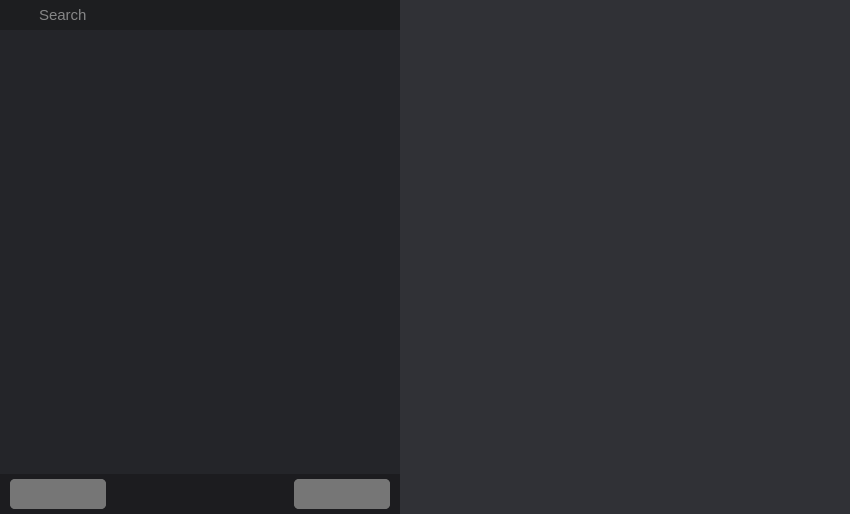
<?xml version="1.0" encoding="UTF-8"?>
<ui version="4.0">
 <class>Mods</class>
 <widget class="QWidget" name="Mods">
  <property name="geometry">
   <rect>
    <x>0</x>
    <y>0</y>
    <width>850</width>
    <height>514</height>
   </rect>
  </property>
  <property name="minimumSize">
   <size>
    <width>0</width>
    <height>0</height>
   </size>
  </property>
  <property name="windowTitle">
   <string>Form</string>
  </property>
  <property name="styleSheet">
   <string notr="true">border: none;</string>
  </property>
  <layout class="QHBoxLayout" name="horizontalLayout">
   <property name="spacing">
    <number>0</number>
   </property>
   <property name="leftMargin">
    <number>0</number>
   </property>
   <property name="topMargin">
    <number>0</number>
   </property>
   <property name="rightMargin">
    <number>0</number>
   </property>
   <property name="bottomMargin">
    <number>0</number>
   </property>
   <item>
    <widget class="QSplitter" name="splitter">
     <property name="orientation">
      <enum>Qt::Horizontal</enum>
     </property>
     <property name="opaqueResize">
      <bool>true</bool>
     </property>
     <property name="handleWidth">
      <number>0</number>
     </property>
     <property name="childrenCollapsible">
      <bool>false</bool>
     </property>
     <widget class="QFrame" name="modsList">
      <property name="minimumSize">
       <size>
        <width>200</width>
        <height>0</height>
       </size>
      </property>
      <property name="maximumSize">
       <size>
        <width>400</width>
        <height>16777215</height>
       </size>
      </property>
      <property name="styleSheet">
       <string notr="true">background-color: #242529;</string>
      </property>
      <property name="frameShape">
       <enum>QFrame::StyledPanel</enum>
      </property>
      <property name="frameShadow">
       <enum>QFrame::Raised</enum>
      </property>
      <layout class="QVBoxLayout" name="verticalLayout">
       <property name="spacing">
        <number>0</number>
       </property>
       <property name="leftMargin">
        <number>0</number>
       </property>
       <property name="topMargin">
        <number>0</number>
       </property>
       <property name="rightMargin">
        <number>0</number>
       </property>
       <property name="bottomMargin">
        <number>0</number>
       </property>
       <item alignment="Qt::AlignTop">
        <widget class="QFrame" name="searchFrame">
         <property name="minimumSize">
          <size>
           <width>0</width>
           <height>30</height>
          </size>
         </property>
         <property name="maximumSize">
          <size>
           <width>16777215</width>
           <height>30</height>
          </size>
         </property>
         <property name="cursor">
          <cursorShape>IBeamCursor</cursorShape>
         </property>
         <property name="styleSheet">
          <string notr="true">background-color: #1D1E20;</string>
         </property>
         <property name="frameShape">
          <enum>QFrame::StyledPanel</enum>
         </property>
         <property name="frameShadow">
          <enum>QFrame::Raised</enum>
         </property>
         <layout class="QHBoxLayout" name="horizontalLayout_2">
          <property name="spacing">
           <number>0</number>
          </property>
          <property name="leftMargin">
           <number>5</number>
          </property>
          <property name="topMargin">
           <number>0</number>
          </property>
          <property name="rightMargin">
           <number>5</number>
          </property>
          <property name="bottomMargin">
           <number>0</number>
          </property>
          <item>
           <widget class="QPushButton" name="searchButton">
            <property name="minimumSize">
             <size>
              <width>25</width>
              <height>0</height>
             </size>
            </property>
            <property name="text">
             <string/>
            </property>
            <property name="icon">
             <iconset resource="icons.qrc">
              <normaloff>:/icons/resources/icons/Search.png</normaloff>:/icons/resources/icons/Search.png</iconset>
            </property>
            <property name="iconSize">
             <size>
              <width>14</width>
              <height>14</height>
             </size>
            </property>
           </widget>
          </item>
          <item>
           <widget class="QLineEdit" name="searchArea">
            <property name="minimumSize">
             <size>
              <width>0</width>
              <height>0</height>
             </size>
            </property>
            <property name="maximumSize">
             <size>
              <width>16777215</width>
              <height>16777215</height>
             </size>
            </property>
            <property name="font">
             <font>
              <pointsize>11</pointsize>
             </font>
            </property>
            <property name="styleSheet">
             <string notr="true">color: #eeeeee;</string>
            </property>
            <property name="inputMask">
             <string/>
            </property>
            <property name="text">
             <string/>
            </property>
            <property name="placeholderText">
             <string>Search</string>
            </property>
           </widget>
          </item>
         </layout>
        </widget>
       </item>
       <item>
        <widget class="QFrame" name="scrollModsListFrame">
         <property name="frameShape">
          <enum>QFrame::StyledPanel</enum>
         </property>
         <property name="frameShadow">
          <enum>QFrame::Raised</enum>
         </property>
         <layout class="QVBoxLayout" name="verticalLayout_2">
          <property name="spacing">
           <number>0</number>
          </property>
          <property name="leftMargin">
           <number>0</number>
          </property>
          <property name="topMargin">
           <number>0</number>
          </property>
          <property name="rightMargin">
           <number>0</number>
          </property>
          <property name="bottomMargin">
           <number>0</number>
          </property>
          <item>
           <widget class="QScrollArea" name="scrollModsList">
            <property name="styleSheet">
             <string notr="true">QScrollBar:vertical {         
    border: none;
    background: #2B2C32;
    width: 7px;
    margin: 0 0 0 0;
    border-radius: 0px;
}
QScrollBar::handle:vertical {
    background-color: #616161;
    min-height: 30px;
    border-radius: 7px;
}
QScrollBar::handle:vertical:hover{
    background-color: #A1A1A1;
}
QScrollBar::handle:vertical:pressed {
    background-color: #717171;
}
QScrollBar::sub-line:vertical {
	border: none;
}
QScrollBar::add-line:vertical {
	border: none;
}
QScrollBar::up-arrow:vertical, QScrollBar::down-arrow:vertical {
	background: none;
}
QScrollBar::add-page:vertical, QScrollBar::sub-page:vertical {
	background: none;
}</string>
            </property>
            <property name="horizontalScrollBarPolicy">
             <enum>Qt::ScrollBarAlwaysOff</enum>
            </property>
            <property name="widgetResizable">
             <bool>true</bool>
            </property>
            <widget class="QWidget" name="scrollAreaWidgetContents_2">
             <property name="geometry">
              <rect>
               <x>0</x>
               <y>0</y>
               <width>400</width>
               <height>444</height>
              </rect>
             </property>
            </widget>
           </widget>
          </item>
         </layout>
        </widget>
       </item>
       <item>
        <widget class="QFrame" name="createModFrame">
         <property name="maximumSize">
          <size>
           <width>16777215</width>
           <height>0</height>
          </size>
         </property>
         <property name="styleSheet">
          <string notr="true">QPushButton{
color: #eeeeee;
background-color: #43C15F;
}</string>
         </property>
         <property name="frameShape">
          <enum>QFrame::StyledPanel</enum>
         </property>
         <property name="frameShadow">
          <enum>QFrame::Raised</enum>
         </property>
         <layout class="QVBoxLayout" name="verticalLayout_3">
          <property name="spacing">
           <number>0</number>
          </property>
          <property name="leftMargin">
           <number>0</number>
          </property>
          <property name="topMargin">
           <number>0</number>
          </property>
          <property name="rightMargin">
           <number>0</number>
          </property>
          <property name="bottomMargin">
           <number>0</number>
          </property>
          <item>
           <widget class="QPushButton" name="createMod">
            <property name="minimumSize">
             <size>
              <width>0</width>
              <height>30</height>
             </size>
            </property>
            <property name="font">
             <font>
              <family>Roboto Medium</family>
              <pointsize>10</pointsize>
             </font>
            </property>
            <property name="cursor">
             <cursorShape>PointingHandCursor</cursorShape>
            </property>
            <property name="text">
             <string>Create mod</string>
            </property>
           </widget>
          </item>
         </layout>
        </widget>
       </item>
       <item alignment="Qt::AlignBottom">
        <widget class="QFrame" name="modsListActions">
         <property name="minimumSize">
          <size>
           <width>0</width>
           <height>40</height>
          </size>
         </property>
         <property name="maximumSize">
          <size>
           <width>16777215</width>
           <height>40</height>
          </size>
         </property>
         <property name="styleSheet">
          <string notr="true">background-color: #1C1C1F;</string>
         </property>
         <property name="frameShape">
          <enum>QFrame::StyledPanel</enum>
         </property>
         <property name="frameShadow">
          <enum>QFrame::Raised</enum>
         </property>
         <layout class="QHBoxLayout" name="horizontalLayout_3">
          <property name="spacing">
           <number>10</number>
          </property>
          <property name="leftMargin">
           <number>10</number>
          </property>
          <property name="topMargin">
           <number>5</number>
          </property>
          <property name="rightMargin">
           <number>10</number>
          </property>
          <property name="bottomMargin">
           <number>5</number>
          </property>
          <item alignment="Qt::AlignLeft">
           <widget class="QFrame" name="leftButtons">
            <property name="styleSheet">
             <string notr="true">background-color: #767676;
border-radius: 5px;</string>
            </property>
            <property name="frameShape">
             <enum>QFrame::StyledPanel</enum>
            </property>
            <property name="frameShadow">
             <enum>QFrame::Raised</enum>
            </property>
            <layout class="QHBoxLayout" name="horizontalLayout_4">
             <property name="spacing">
              <number>0</number>
             </property>
             <property name="leftMargin">
              <number>0</number>
             </property>
             <property name="topMargin">
              <number>0</number>
             </property>
             <property name="rightMargin">
              <number>0</number>
             </property>
             <property name="bottomMargin">
              <number>0</number>
             </property>
             <item>
              <widget class="QPushButton" name="deleteAllMods">
               <property name="sizePolicy">
                <sizepolicy hsizetype="Minimum" vsizetype="Minimum">
                 <horstretch>0</horstretch>
                 <verstretch>0</verstretch>
                </sizepolicy>
               </property>
               <property name="minimumSize">
                <size>
                 <width>30</width>
                 <height>30</height>
                </size>
               </property>
               <property name="cursor">
                <cursorShape>PointingHandCursor</cursorShape>
               </property>
               <property name="toolTip">
                <string>&lt;html&gt;&lt;head/&gt;&lt;body&gt;&lt;p&gt;&lt;span style=&quot; color:#eeeeee;&quot;&gt;Delete all mods&lt;/span&gt;&lt;/p&gt;&lt;/body&gt;&lt;/html&gt;</string>
               </property>
               <property name="styleSheet">
                <string notr="true"/>
               </property>
               <property name="text">
                <string/>
               </property>
               <property name="icon">
                <iconset resource="icons.qrc">
                 <normaloff>:/icons/resources/icons/UninstallAllMods.png</normaloff>:/icons/resources/icons/UninstallAllMods.png</iconset>
               </property>
              </widget>
             </item>
             <item>
              <widget class="QPushButton" name="reloadModsList">
               <property name="minimumSize">
                <size>
                 <width>30</width>
                 <height>30</height>
                </size>
               </property>
               <property name="cursor">
                <cursorShape>PointingHandCursor</cursorShape>
               </property>
               <property name="toolTip">
                <string>&lt;html&gt;&lt;head/&gt;&lt;body&gt;&lt;p&gt;&lt;span style=&quot; color:#eeeeee;&quot;&gt;Reload mods list&lt;/span&gt;&lt;/p&gt;&lt;/body&gt;&lt;/html&gt;</string>
               </property>
               <property name="text">
                <string/>
               </property>
               <property name="icon">
                <iconset resource="icons.qrc">
                 <normaloff>:/icons/resources/icons/UpdateModsTable.png</normaloff>:/icons/resources/icons/UpdateModsTable.png</iconset>
               </property>
              </widget>
             </item>
             <item>
              <widget class="QPushButton" name="installAllMods">
               <property name="minimumSize">
                <size>
                 <width>30</width>
                 <height>30</height>
                </size>
               </property>
               <property name="cursor">
                <cursorShape>PointingHandCursor</cursorShape>
               </property>
               <property name="toolTip">
                <string>&lt;html&gt;&lt;head/&gt;&lt;body&gt;&lt;p&gt;&lt;span style=&quot; color:#eeeeee;&quot;&gt;Install all mods&lt;/span&gt;&lt;/p&gt;&lt;/body&gt;&lt;/html&gt;</string>
               </property>
               <property name="text">
                <string/>
               </property>
               <property name="icon">
                <iconset resource="icons.qrc">
                 <normaloff>:/icons/resources/icons/InstallAllMods.png</normaloff>:/icons/resources/icons/InstallAllMods.png</iconset>
               </property>
              </widget>
             </item>
            </layout>
           </widget>
          </item>
          <item alignment="Qt::AlignRight">
           <widget class="QFrame" name="rightButtons">
            <property name="styleSheet">
             <string notr="true">background-color: #767676;
border-radius: 5px;</string>
            </property>
            <property name="frameShape">
             <enum>QFrame::StyledPanel</enum>
            </property>
            <property name="frameShadow">
             <enum>QFrame::Raised</enum>
            </property>
            <layout class="QHBoxLayout" name="horizontalLayout_5">
             <property name="spacing">
              <number>0</number>
             </property>
             <property name="leftMargin">
              <number>0</number>
             </property>
             <property name="topMargin">
              <number>0</number>
             </property>
             <property name="rightMargin">
              <number>0</number>
             </property>
             <property name="bottomMargin">
              <number>0</number>
             </property>
             <item>
              <widget class="QPushButton" name="modsSortButton">
               <property name="sizePolicy">
                <sizepolicy hsizetype="Minimum" vsizetype="Minimum">
                 <horstretch>0</horstretch>
                 <verstretch>0</verstretch>
                </sizepolicy>
               </property>
               <property name="minimumSize">
                <size>
                 <width>30</width>
                 <height>30</height>
                </size>
               </property>
               <property name="cursor">
                <cursorShape>PointingHandCursor</cursorShape>
               </property>
               <property name="text">
                <string/>
               </property>
               <property name="icon">
                <iconset resource="icons.qrc">
                 <normaloff>:/icons/resources/icons/SortModsList.png</normaloff>:/icons/resources/icons/SortModsList.png</iconset>
               </property>
              </widget>
             </item>
             <item>
              <widget class="QPushButton" name="updateAllMods">
               <property name="minimumSize">
                <size>
                 <width>30</width>
                 <height>30</height>
                </size>
               </property>
               <property name="cursor">
                <cursorShape>PointingHandCursor</cursorShape>
               </property>
               <property name="text">
                <string/>
               </property>
               <property name="icon">
                <iconset resource="icons.qrc">
                 <normaloff>:/icons/resources/icons/UpdateAllMods.png</normaloff>:/icons/resources/icons/UpdateAllMods.png</iconset>
               </property>
              </widget>
             </item>
             <item>
              <widget class="QPushButton" name="openModsFolderButton">
               <property name="minimumSize">
                <size>
                 <width>30</width>
                 <height>30</height>
                </size>
               </property>
               <property name="cursor">
                <cursorShape>PointingHandCursor</cursorShape>
               </property>
               <property name="text">
                <string/>
               </property>
               <property name="icon">
                <iconset resource="icons.qrc">
                 <normaloff>:/icons/resources/icons/OpenModsFolder.png</normaloff>:/icons/resources/icons/OpenModsFolder.png</iconset>
               </property>
              </widget>
             </item>
            </layout>
           </widget>
          </item>
         </layout>
        </widget>
       </item>
      </layout>
     </widget>
     <widget class="QFrame" name="modBody">
      <property name="sizePolicy">
       <sizepolicy hsizetype="Preferred" vsizetype="Preferred">
        <horstretch>0</horstretch>
        <verstretch>0</verstretch>
       </sizepolicy>
      </property>
      <property name="minimumSize">
       <size>
        <width>0</width>
        <height>0</height>
       </size>
      </property>
      <property name="styleSheet">
       <string notr="true">QFrame{
background-color: #303136;
}</string>
      </property>
      <property name="frameShape">
       <enum>QFrame::StyledPanel</enum>
      </property>
      <property name="frameShadow">
       <enum>QFrame::Raised</enum>
      </property>
      <layout class="QVBoxLayout" name="verticalLayout_4">
       <property name="spacing">
        <number>0</number>
       </property>
       <property name="leftMargin">
        <number>0</number>
       </property>
       <property name="topMargin">
        <number>0</number>
       </property>
       <property name="rightMargin">
        <number>0</number>
       </property>
       <property name="bottomMargin">
        <number>0</number>
       </property>
       <item>
        <widget class="QScrollArea" name="scrollBody">
         <property name="styleSheet">
          <string notr="true">QScrollBar:vertical {         
    border: none;
    background: #2B2C32;
    width: 7px;
    margin: 0 0 0 0;
    border-radius: 0px;
}
QScrollBar::handle:vertical {
    background-color: #616161;
    min-height: 30px;
    border-radius: 7px;
}
QScrollBar::handle:vertical:hover{
    background-color: #A1A1A1;
}
QScrollBar::handle:vertical:pressed {
    background-color: #717171;
}
QScrollBar::sub-line:vertical {
	border: none;
}
QScrollBar::add-line:vertical {
	border: none;
}
QScrollBar::up-arrow:vertical, QScrollBar::down-arrow:vertical {
	background: none;
}
QScrollBar::add-page:vertical, QScrollBar::sub-page:vertical {
	background: none;
}</string>
         </property>
         <property name="horizontalScrollBarPolicy">
          <enum>Qt::ScrollBarAlwaysOff</enum>
         </property>
         <property name="widgetResizable">
          <bool>true</bool>
         </property>
         <widget class="QWidget" name="scrollAreaWidgetContents">
          <property name="geometry">
           <rect>
            <x>0</x>
            <y>0</y>
            <width>450</width>
            <height>514</height>
           </rect>
          </property>
         </widget>
        </widget>
       </item>
       <item>
        <widget class="QFrame" name="modsBuildActions">
         <property name="maximumSize">
          <size>
           <width>16777215</width>
           <height>0</height>
          </size>
         </property>
         <property name="frameShape">
          <enum>QFrame::StyledPanel</enum>
         </property>
         <property name="frameShadow">
          <enum>QFrame::Raised</enum>
         </property>
         <layout class="QVBoxLayout" name="verticalLayout_6">
          <property name="spacing">
           <number>0</number>
          </property>
          <property name="leftMargin">
           <number>5</number>
          </property>
          <property name="topMargin">
           <number>5</number>
          </property>
          <property name="rightMargin">
           <number>5</number>
          </property>
          <property name="bottomMargin">
           <number>5</number>
          </property>
         </layout>
        </widget>
       </item>
      </layout>
     </widget>
    </widget>
   </item>
  </layout>
 </widget>
 <resources>
  <include location="icons.qrc"/>
 </resources>
 <connections/>
</ui>
